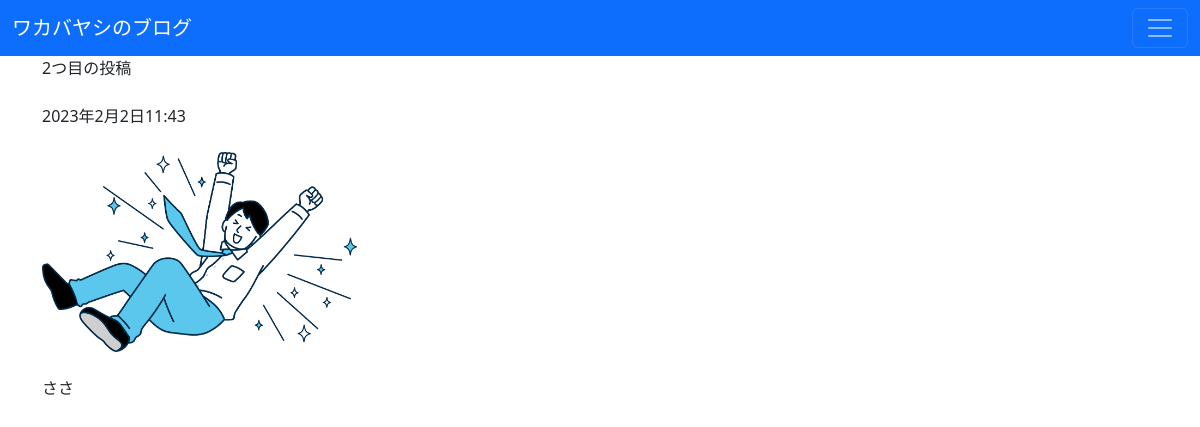
The page /index/2 on the database its author committed.
### myblog_app/models.py (models this page shows, shortened)
class Post(models.Model):
    title = models.CharField(max_length=100)
    published = models.DateTimeField()
    image = models.ImageField(upload_to='media/')
    body = models.TextField()

### myblog_app/views.py (the view)
# urls.py: path('index/<int:post_id>', views.post_detail, name="post_detail"),
def post_detail(request, post_id):
    post = get_object_or_404(Post, pk=post_id)
    return render(request, 'myblog_app/post_detail.html', {'post':post})

### myblog_app/templates/myblog_app/post_detail.html (shortened to what this page needs)
<!DOCTYPE html>
<html lang="ja-jp">
  <head>
    <link href="https://cdn.jsdelivr.net/npm/bootstrap@5.3.0-alpha1/dist/css/bootstrap.min.css" rel="stylesheet"
>
  </head>
  <body>
    <nav class="navbar bg-primary" data-bs-theme="dark">
      <div class="container-fluid">
        <a class="navbar-brand" href="#">ワカバヤシのブログ</a>
        <button class="navbar-toggler" type="button" data-bs-toggle="collapse" data-bs-target="#navbarSupportedContent"
          aria-controls="navbarSupportedContent" aria-expanded="false" aria-label="Toggle navigation">
          <span class="navbar-toggler-icon"></span>
        </button>
      </div>
    </nav>
    <div class="container">
      {{ post.title}}
      <br /><br />
      {{ post.published }}
      <br /><br />
      <img src="{{ post.image.url }}" class="img-fluid rounded" style="max-height: 200px;" />
      <br /><br />
      {{ post.body }}
    </div>
  </body>
</html>

### rows shown on the page
Post: title "2つ目の投稿", published "2023年2月2日11:43", image (picture), body "ささ"
